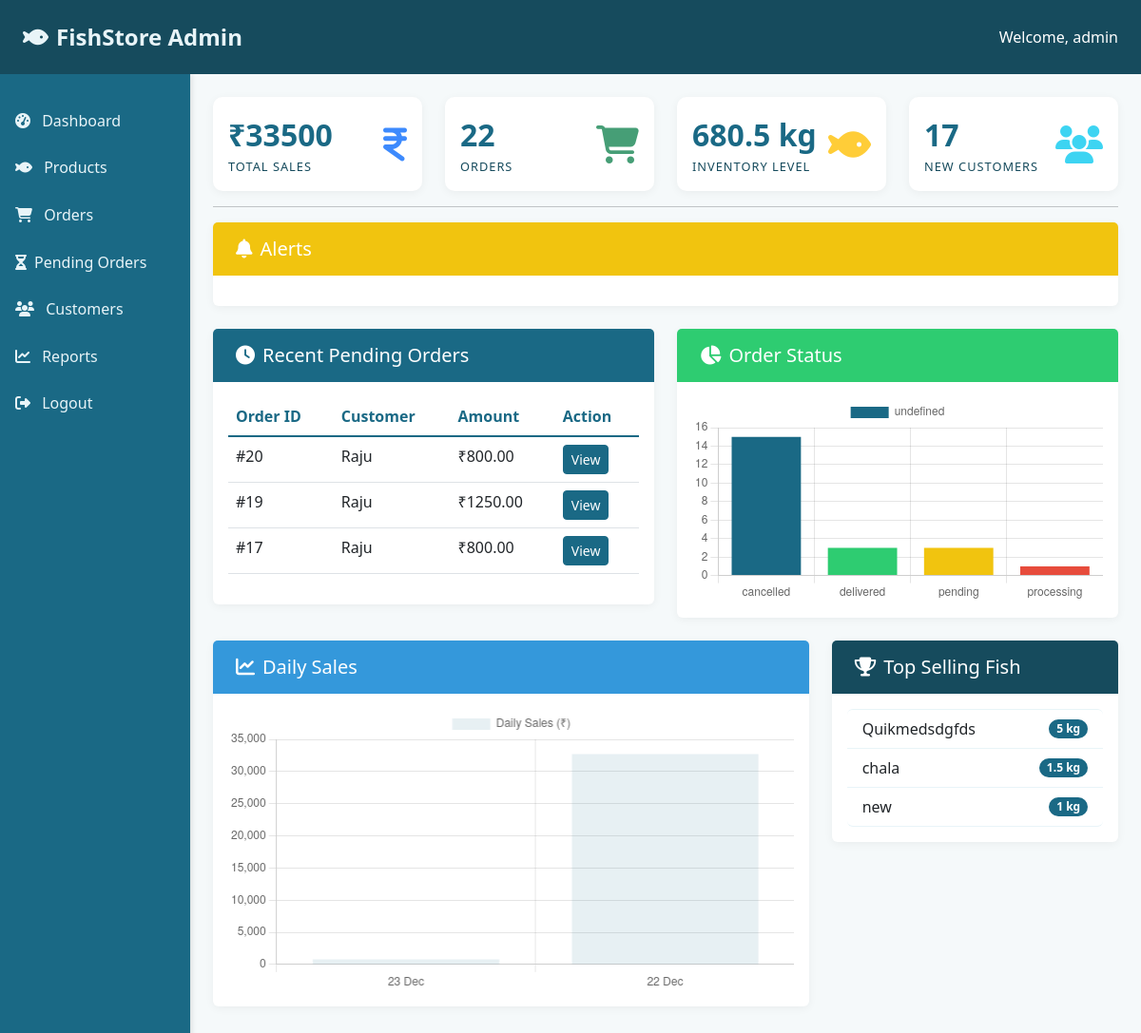
/ (signed in), run on the app's committed database.
### harbour_app/models.py (models this page shows, shortened)
class customUser(AbstractUser):
    is_business = models.BooleanField(default=False)
    groups = models.ManyToManyField(
        'auth.Group',
        related_name='customuser_set',  # This avoids conflict with default User model
        blank=True
    )
    user_permissions = models.ManyToManyField(
        'auth.Permission',
        related_name='customuser_permissions',  # This avoids conflict with default User model
        blank=True
    )

class Order(models.Model):
    STATUS_CHOICES = [
        ('pending', 'Pending'),
        ('processing', 'Processing'),
        ('delivered', 'Delivered'),
        ('cancelled', 'Cancelled'),
    ]
    user = models.ForeignKey(Customer, on_delete=models.CASCADE, related_name='orders')
    fish = models.ForeignKey(Fish, on_delete=models.CASCADE, related_name='orders')  # Links to Fish model
    customer_name = models.CharField(max_length=100)
    address=models.JSONField()
    quantity = models.DecimalField(max_digits=6, decimal_places=2, help_text="Quantity in kg")
    total_price = models.DecimalField(max_digits=10, decimal_places=2, blank=True, null=True)
    status = models.CharField(max_length=20, choices=STATUS_CHOICES, default='pending')  # New field for status
    label = models.CharField(max_length=20, blank=True)
    created_at = models.DateTimeField(auto_now_add=True)

class Fish(models.Model):
    name = models.CharField(max_length=100)
    malayalam_name = models.CharField(max_length=100)
    price_per_kg = models.DecimalField(max_digits=6, decimal_places=2)
    total_kg = models.DecimalField(max_digits=10, decimal_places=2)
    description = models.TextField(blank=True, null=True)
    image = models.ImageField(upload_to='fish_images/', blank=True, null=True)
    delivery_available = models.BooleanField(default=True)
    created_at = models.DateTimeField(auto_now_add=True)
    updated_at = models.DateTimeField(auto_now=True)

### harbour_app/views.py (the view)
# urls.py: path('',views.index,name='index'),
@login_required
def index(request):
    order_count = Order.objects.all().count()
    total_kg_sum = Fish.objects.aggregate(total_kg_sum=Sum('total_kg'))['total_kg_sum']
    customers_count = Customer.objects.all().count()
    total_sales = Order.objects.filter(status='delivered').aggregate(total_sales=Sum('total_price'))['total_sales'] or 0
    pending_orders = Order.objects.filter(status='pending').order_by('-created_at')[:5]
    status_counts = Order.objects.values('status').annotate(count=Count('id'))
    daily_sales = Order.objects.filter(status='delivered').annotate(
        date=TruncDate('created_at')
    ).values('date').annotate(
        daily_total=Sum('total_price')
    ).order_by('-date')[:7]
    top_selling_fish = Order.objects.filter(status='delivered').values(
        'fish__name'
    ).annotate(
        total_sales=Sum('total_price'),
        total_quantity=Sum('quantity')
    ).order_by('-total_sales')[:5]
    low_stock_items = Fish.objects.filter(total_kg__lt=10)  # Adjust threshold as needed
    context = {
        'order': order_count,
        'fish': total_kg_sum,
        'customers': customers_count,
        'total_sales': total_sales,
        'pending_orders': pending_orders,
        'status_counts': status_counts,
        'daily_sales': daily_sales,
        'top_selling_fish': top_selling_fish,
        'low_stock_items': low_stock_items,
    }
    return render(request, 'index.html', context)

### templates/index.html (shortened to what this page needs)
<!DOCTYPE html>
<html lang="en">
<head>
    <link href="https://cdn.jsdelivr.net/npm/bootstrap@5.3.0/dist/css/bootstrap.min.css" rel="stylesheet">
    <link rel="stylesheet" href="https://cdnjs.cloudflare.com/ajax/libs/font-awesome/6.4.0/css/all.min.css">
</head>
<body>
    <nav class="navbar navbar-dark bg-dark px-4 py-3">
        <a class="navbar-brand d-flex align-items-center" href="#">
            <i class="fas fa-fish me-2"></i>
            FishStore Admin
        </a>
        {% if user.is_authenticated %}
        <div class="profile-dropdown">
            <div class="d-flex align-items-center text-white">
                <span>Welcome, {{user.username}}</span>
            </div>
        </div>
        {% endif %}
    </nav>
    <div class="container-fluid">
        <div class="row">
            <nav class="col-md-3 col-lg-2 sidebar px-0">
                <div class="position-sticky">
                    <ul class="nav flex-column py-4">
                        <li class="nav-item">
                            <a class="nav-link active" href="{% url 'index' %}">
                                <i class="fas fa-tachometer-alt me-2"></i> Dashboard
                            </a>
                        </li>
                        <li class="nav-item">
                            <a class="nav-link" href="{% url 'fish_list' %}">
                                <i class="fas fa-fish me-2"></i> Products
                            </a>
                        </li>
                        <li class="nav-item">
                            <a class="nav-link" href="{% url 'order-list' %}">
                                <i class="fas fa-shopping-cart me-2"></i> Orders
                            </a>
                        </li>
                        <li class="nav-item">
                            <a class="nav-link" href="{% url 'pending_orders' %}">
                                <i class="fas fa-hourglass-half me-2"></i>Pending Orders
                            </a>
                        </li>
                        <li class="nav-item">
                            <a class="nav-link" href="{% url 'customers-list' %}">
                                <i class="fas fa-users me-2"></i> Customers
                            </a>
                        </li>
                        <li class="nav-item">
                            <a class="nav-link" href="{% url 'consolidated_report' %}">
                                <i class="fas fa-chart-line me-2"></i> Reports
                            </a>
                        <li class="nav-item">
                            <a class="nav-link" href="{% url 'logout' %}">
                                <i class="fas fa-sign-out-alt me-2"></i> Logout
                            </a>
                        </li>
                    </ul>
                </div>
            </nav>
            <main class="col-md-9 col-lg-10 px-4 py-4">
                {% block body %}
                <div class="row g-4">
                    <div class="col-xl-3 col-md-6">
                        <div class="dashboard-card card bg-white h-100">
                            <div class="card-body">
                                <div class="d-flex justify-content-between align-items-center">
                                    <div>
                                        <div class="stats-value">₹{{total_sales}}</div>
                                        <div class="stats-label">Total Sales</div>
                                    </div>
                                    <i class="fa fa-inr text-primary card-icon"></i>
                                </div>
                            </div>
                        </div>
                    </div>
                    <div class="col-xl-3 col-md-6">
                        <div class="dashboard-card card bg-white h-100">
                            <div class="card-body">
                                <div class="d-flex justify-content-between align-items-center">
                                    <div>
                                        <div class="stats-value">{{order}}</div>
                                        <div class="stats-label">Orders</div>
                                    </div>
                                    <i class="fas fa-shopping-cart card-icon text-success"></i>
                                </div>
                            </div>
                        </div>
                    </div>
                    <div class="col-xl-3 col-md-6">
                        <div class="dashboard-card card bg-white h-100">
                            <div class="card-body">
                                <div class="d-flex justify-content-between align-items-center">
                                    <div>
                                        <div class="stats-value">{{fish}} kg</div>
                                        <div class="stats-label">Inventory Level</div>
                                    </div>
                                    <i class="fas fa-fish card-icon text-warning"></i>
                                </div>
                            </div>
                        </div>
                    </div>
                    <div class="col-xl-3 col-md-6">
                        <div class="dashboard-card card bg-white h-100">
                            <div class="card-body">
                                <div class="d-flex justify-content-between align-items-center">
                                    <div>
                                        <div class="stats-value">{{customers}}</div>
                                        <div class="stats-label">New Customers</div>
                                    </div>
                                    <i class="fas fa-users card-icon text-info"></i>
                                </div>
                            </div>
                        </div>
                    </div>
                </div>
                <hr>
                <div class="row mb-4">
                    <div class="col-12">
                        <div class="card">
                            <div class="card-header bg-warning text-white">
                                <h5 class="mb-0"><i class="fas fa-bell me-2"></i>Alerts</h5>
                            </div>
                            <div class="card-body">
                            </div>
                        </div>
                    </div>
                </div>
                <div class="row mb-4">
                    <div class="col-md-6">
                        <div class="card">
                            <div class="card-header bg-primary text-white">
                                <h5 class="mb-0"><i class="fas fa-clock me-2"></i>Recent Pending Orders</h5>
                            </div>
                            <div class="card-body">
                                <div class="table-responsive">
                                    <table class="table">
                                        <thead>
                                            <tr>
                                                <th>Order ID</th>
                                                <th>Customer</th>
                                                <th>Amount</th>
                                                <th>Action</th>
                                            </tr>
                                        </thead>
                                        <tbody>
                                            {% for order in pending_orders %}
                                            <tr>
                                                <td>#{{ order.id }}</td>
                                                <td>{{ order.customer_name }}</td>
                                                <td>₹{{ order.total_price }}</td>
                                                <td>
                                                    <a href="{% url 'order-list'  %}" class="btn btn-sm btn-primary">View</a>
                                                </td>
                                            </tr>
                                            {% endfor %}
                                        </tbody>
                                    </table>
                                </div>
                            </div>
                        </div>
                    </div>
                    <div class="col-md-6">
                        <div class="card">
                            <div class="card-header bg-success text-white">
                                <h5 class="mb-0"><i class="fas fa-chart-pie me-2"></i>Order Status</h5>
                            </div>
                            <div class="card-body">
                                <canvas id="orderStatusChart"></canvas>
                            </div>
                        </div>
                    </div>
                </div>
                <div class="row mb-4">
                    <div class="col-md-8">
                        <div class="card">
                            <div class="card-header bg-info text-white">
                                <h5 class="mb-0"><i class="fas fa-chart-line me-2"></i>Daily Sales</h5>
                            </div>
                            <div class="card-body">
                                <canvas id="dailySalesChart"></canvas>
                            </div>
                        </div>
                    </div>
                    <div class="col-md-4">
                        <div class="card">
                            <div class="card-header bg-dark text-white">
                                <h5 class="mb-0"><i class="fas fa-trophy me-2"></i>Top Selling Fish</h5>
                            </div>
                            <div class="card-body">
                                <ul class="list-group">
                                    {% for fish in top_selling_fish %}
                                    <li class="list-group-item d-flex justify-content-between align-items-center">
                                        {{ fish.fish__name }}
                                        <span class="badge bg-primary rounded-pill">{{ fish.total_quantity }} kg</span>
                                    </li>
                                    {% endfor %}
                                </ul>
                            </div>
                        </div>
                    </div>
                </div>
                {% endblock %}
            </main>
        </div>
    </div>
    <script>
        // Order Status Chart
        const statusCtx = document.getElementById('orderStatusChart').getContext('2d');
        new Chart(statusCtx, {
            type: 'bar',
            data: {
                labels: [{% for status in status_counts %}'{{ status.status }}',{% endfor %}],
                datasets: [{
                    data: [{% for status in status_counts %}{{ status.count }},{% endfor %}],
                    backgroundColor: ['#1a6985', '#2ecc71', '#f1c40f', '#e74c3c']
                }]
            }
        });
        // Daily Sales Chart
        const salesCtx = document.getElementById('dailySalesChart').getContext('2d');
        new Chart(salesCtx, {
            type: 'bar',
            data: {
                labels: [{% for sale in daily_sales %}'{{ sale.date|date:"d M" }}',{% endfor %}],
                datasets: [{
                    label: 'Daily Sales (₹)',
                    data: [{% for sale in daily_sales %}{{ sale.daily_total }},{% endfor %}],
                    borderColor: '#1a6985',
                    backgroundColor: 'rgba(26, 105, 133, 0.1)',
                    tension: 0.1
                }]
            },
            options: {
                scales: {
                    y: {
                        beginAtZero: true
                    }
                }
            }
        });
        </script>
        </body>
        </html>

### data on the page
customUser: username "admin"
Order: id "20", customer_name "Raju", total_price "800.00"
Order: id "19", customer_name "Raju", total_price "1250.00"
Order: id "17", customer_name "Raju", total_price "800.00"
Fish: fish__name "Quikmedsdgfds", total_quantity "5"
Fish: fish__name "chala", total_quantity "1.5"
Fish: fish__name "new", total_quantity "1"

### other printed values
{{ total_sales }} "33500"
{{ order }} "22"
{{ fish }} "680.5"
{{ customers }} "17"
chart data {{ status.status }} cancelled, delivered, pending, processing
chart data {{ status.count }} 15, 3, 3, 1
chart data {{ sale.daily_total }} 795, 32705
